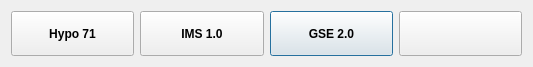
<?xml version="1.0" encoding="UTF-8"?>
<ui version="4.0">
 <class>Dialog</class>
 <widget class="QDialog" name="Dialog">
  <property name="geometry">
   <rect>
    <x>0</x>
    <y>0</y>
    <width>533</width>
    <height>67</height>
   </rect>
  </property>
  <property name="sizePolicy">
   <sizepolicy hsizetype="Minimum" vsizetype="Minimum">
    <horstretch>0</horstretch>
    <verstretch>0</verstretch>
   </sizepolicy>
  </property>
  <property name="windowTitle">
   <string>Export format</string>
  </property>
  <layout class="QGridLayout" name="gridLayout">
   <item row="0" column="2">
    <widget class="QPushButton" name="gseButton">
     <property name="sizePolicy">
      <sizepolicy hsizetype="Minimum" vsizetype="Expanding">
       <horstretch>0</horstretch>
       <verstretch>0</verstretch>
      </sizepolicy>
     </property>
     <property name="font">
      <font>
       <weight>75</weight>
       <bold>true</bold>
      </font>
     </property>
     <property name="toolTip">
      <string>&lt;html&gt;&lt;head/&gt;&lt;body&gt;&lt;p&gt;&lt;span style=&quot; font-weight:400;&quot;&gt;Export data as a GSE 2.0 bulletin.&lt;/span&gt;&lt;/p&gt;&lt;/body&gt;&lt;/html&gt;</string>
     </property>
     <property name="text">
      <string>GSE 2.0</string>
     </property>
     <property name="icon">
      <iconset resource="bulletinexporterview.qrc">
       <normaloff>:/images/gse.png</normaloff>:/images/gse.png</iconset>
     </property>
     <property name="iconSize">
      <size>
       <width>48</width>
       <height>48</height>
      </size>
     </property>
    </widget>
   </item>
   <item row="0" column="1">
    <widget class="QPushButton" name="imsButton">
     <property name="sizePolicy">
      <sizepolicy hsizetype="Minimum" vsizetype="Expanding">
       <horstretch>0</horstretch>
       <verstretch>0</verstretch>
      </sizepolicy>
     </property>
     <property name="font">
      <font>
       <weight>75</weight>
       <bold>true</bold>
      </font>
     </property>
     <property name="toolTip">
      <string>&lt;html&gt;&lt;head/&gt;&lt;body&gt;&lt;p&gt;&lt;span style=&quot; font-weight:400;&quot;&gt;Export data as a IMS 1.0 bulletin.&lt;/span&gt;&lt;/p&gt;&lt;/body&gt;&lt;/html&gt;</string>
     </property>
     <property name="text">
      <string>IMS 1.0</string>
     </property>
     <property name="icon">
      <iconset resource="bulletinexporterview.qrc">
       <normaloff>:/images/isc.png</normaloff>:/images/isc.png</iconset>
     </property>
     <property name="iconSize">
      <size>
       <width>48</width>
       <height>48</height>
      </size>
     </property>
    </widget>
   </item>
   <item row="0" column="0">
    <widget class="QPushButton" name="hypoButton">
     <property name="sizePolicy">
      <sizepolicy hsizetype="Minimum" vsizetype="Expanding">
       <horstretch>0</horstretch>
       <verstretch>0</verstretch>
      </sizepolicy>
     </property>
     <property name="font">
      <font>
       <weight>75</weight>
       <bold>true</bold>
      </font>
     </property>
     <property name="toolTip">
      <string>&lt;html&gt;&lt;head/&gt;&lt;body&gt;&lt;p&gt;&lt;span style=&quot; font-weight:400;&quot;&gt;Export data as a Hypo71 bulletin and catalog.&lt;/span&gt;&lt;/p&gt;&lt;/body&gt;&lt;/html&gt;</string>
     </property>
     <property name="text">
      <string>Hypo 71</string>
     </property>
     <property name="icon">
      <iconset resource="bulletinexporterview.qrc">
       <normaloff>:/images/usgs.png</normaloff>:/images/usgs.png</iconset>
     </property>
     <property name="iconSize">
      <size>
       <width>48</width>
       <height>48</height>
      </size>
     </property>
    </widget>
   </item>
   <item row="0" column="3">
    <widget class="QPushButton" name="quakeButton">
     <property name="sizePolicy">
      <sizepolicy hsizetype="Minimum" vsizetype="Expanding">
       <horstretch>0</horstretch>
       <verstretch>0</verstretch>
      </sizepolicy>
     </property>
     <property name="toolTip">
      <string>&lt;html&gt;&lt;head/&gt;&lt;body&gt;&lt;p&gt;Export data as a QuakeML bulletin.&lt;/p&gt;&lt;/body&gt;&lt;/html&gt;</string>
     </property>
     <property name="text">
      <string/>
     </property>
     <property name="icon">
      <iconset resource="bulletinexporterview.qrc">
       <normaloff>:/images/qml.png</normaloff>:/images/qml.png</iconset>
     </property>
     <property name="iconSize">
      <size>
       <width>110</width>
       <height>50</height>
      </size>
     </property>
    </widget>
   </item>
  </layout>
 </widget>
 <resources>
  <include location="bulletinexporterview.qrc"/>
 </resources>
 <connections/>
</ui>
